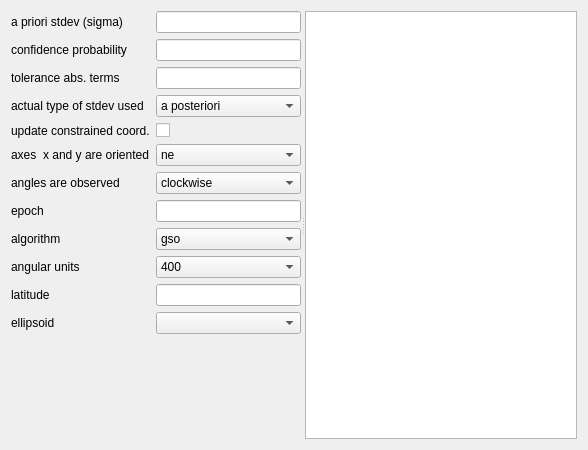
<?xml version="1.0" encoding="UTF-8"?>
<ui version="4.0">
 <class>ParameterEditor</class>
 <widget class="QWidget" name="ParameterEditor">
  <property name="geometry">
   <rect>
    <x>0</x>
    <y>0</y>
    <width>588</width>
    <height>450</height>
   </rect>
  </property>
  <property name="windowTitle">
   <string>Form</string>
  </property>
  <layout class="QGridLayout" name="gridLayout">
   <item row="0" column="0">
    <widget class="QSplitter" name="splitter">
     <property name="orientation">
      <enum>Qt::Horizontal</enum>
     </property>
     <widget class="QWidget" name="layoutWidget">
      <layout class="QVBoxLayout" name="verticalLayout">
       <item>
        <layout class="QFormLayout" name="formLayout">
         <item row="0" column="0">
          <widget class="QLabel" name="label_sigma_apr">
           <property name="text">
            <string>a priori stdev (sigma)</string>
           </property>
          </widget>
         </item>
         <item row="0" column="1">
          <widget class="QLineEdit" name="lineEdit_sigma_apr"/>
         </item>
         <item row="1" column="0">
          <widget class="QLabel" name="label_conf_pr">
           <property name="text">
            <string>confidence probability</string>
           </property>
          </widget>
         </item>
         <item row="1" column="1">
          <widget class="QLineEdit" name="lineEdit_conf_pr"/>
         </item>
         <item row="2" column="0">
          <widget class="QLabel" name="label_tol_abs">
           <property name="text">
            <string>tolerance abs. terms</string>
           </property>
          </widget>
         </item>
         <item row="2" column="1">
          <widget class="QLineEdit" name="lineEdit_tol_abs"/>
         </item>
         <item row="3" column="0">
          <widget class="QLabel" name="label_sigma_act">
           <property name="text">
            <string>actual type of stdev used</string>
           </property>
          </widget>
         </item>
         <item row="3" column="1">
          <widget class="QComboBox" name="comboBox_sigma_act">
           <item>
            <property name="text">
             <string>a posteriori</string>
            </property>
           </item>
           <item>
            <property name="text">
             <string>a priori</string>
            </property>
           </item>
          </widget>
         </item>
         <item row="4" column="0">
          <widget class="QLabel" name="label_update_cc">
           <property name="text">
            <string>update constrained coord.</string>
           </property>
          </widget>
         </item>
         <item row="4" column="1">
          <widget class="QCheckBox" name="checkBox_update_cc">
           <property name="text">
            <string/>
           </property>
          </widget>
         </item>
         <item row="5" column="1">
          <widget class="QComboBox" name="comboBox_axes_xy">
           <item>
            <property name="text">
             <string>ne</string>
            </property>
           </item>
           <item>
            <property name="text">
             <string>sw</string>
            </property>
           </item>
           <item>
            <property name="text">
             <string>es</string>
            </property>
           </item>
           <item>
            <property name="text">
             <string>wn</string>
            </property>
           </item>
           <item>
            <property name="text">
             <string>en</string>
            </property>
           </item>
           <item>
            <property name="text">
             <string>nw</string>
            </property>
           </item>
           <item>
            <property name="text">
             <string>se</string>
            </property>
           </item>
           <item>
            <property name="text">
             <string>ws</string>
            </property>
           </item>
          </widget>
         </item>
         <item row="6" column="0">
          <widget class="QLabel" name="label_angles">
           <property name="text">
            <string>angles are observed</string>
           </property>
          </widget>
         </item>
         <item row="6" column="1">
          <widget class="QComboBox" name="comboBox_angles">
           <item>
            <property name="text">
             <string>clockwise</string>
            </property>
           </item>
           <item>
            <property name="text">
             <string>counter-clockwise</string>
            </property>
           </item>
          </widget>
         </item>
         <item row="7" column="0">
          <widget class="QLabel" name="label_epoch">
           <property name="text">
            <string>epoch</string>
           </property>
          </widget>
         </item>
         <item row="7" column="1">
          <widget class="QLineEdit" name="lineEdit_epoch"/>
         </item>
         <item row="8" column="0">
          <widget class="QLabel" name="label_algorithm">
           <property name="text">
            <string>algorithm</string>
           </property>
          </widget>
         </item>
         <item row="8" column="1">
          <widget class="QComboBox" name="comboBox_algorithm">
           <item>
            <property name="text">
             <string>gso</string>
            </property>
           </item>
           <item>
            <property name="text">
             <string>svd</string>
            </property>
           </item>
           <item>
            <property name="text">
             <string>cholesky</string>
            </property>
           </item>
           <item>
            <property name="text">
             <string>envelope</string>
            </property>
           </item>
          </widget>
         </item>
         <item row="9" column="0">
          <widget class="QLabel" name="label_ang_units">
           <property name="text">
            <string>angular units</string>
           </property>
          </widget>
         </item>
         <item row="9" column="1">
          <widget class="QComboBox" name="comboBox_ang_units">
           <item>
            <property name="text">
             <string>400</string>
            </property>
           </item>
           <item>
            <property name="text">
             <string>360</string>
            </property>
           </item>
          </widget>
         </item>
         <item row="10" column="0">
          <widget class="QLabel" name="label_latitude">
           <property name="text">
            <string>latitude</string>
           </property>
          </widget>
         </item>
         <item row="10" column="1">
          <widget class="QLineEdit" name="lineEdit_latitude"/>
         </item>
         <item row="11" column="0">
          <widget class="QLabel" name="label_ellipsoid">
           <property name="text">
            <string>ellipsoid</string>
           </property>
          </widget>
         </item>
         <item row="11" column="1">
          <widget class="QComboBox" name="comboBox_ellipsoid"/>
         </item>
         <item row="5" column="0">
          <widget class="QLabel" name="label_axes_xy">
           <property name="text">
            <string>axes  x and y are oriented</string>
           </property>
          </widget>
         </item>
        </layout>
       </item>
       <item>
        <spacer name="verticalSpacer">
         <property name="orientation">
          <enum>Qt::Vertical</enum>
         </property>
         <property name="sizeHint" stdset="0">
          <size>
           <width>20</width>
           <height>40</height>
          </size>
         </property>
        </spacer>
       </item>
      </layout>
     </widget>
     <widget class="QPlainTextEdit" name="plainTextEdit"/>
    </widget>
   </item>
  </layout>
 </widget>
 <resources/>
 <connections/>
</ui>
